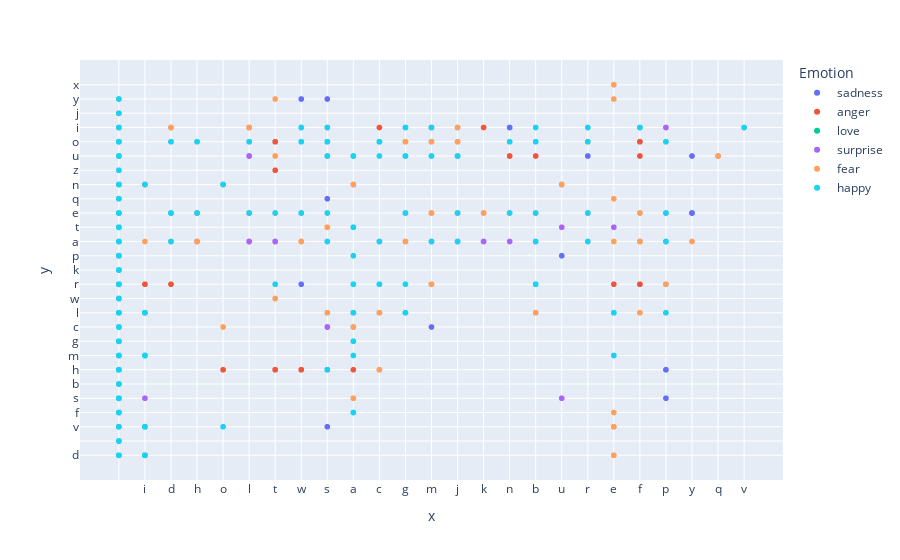

Notebook code cell kept with this figure:
### Code cell
# Étudier la répartition des textes par émotions
hero.scatterplot(data, 'clean_text', color='Emotion')

### Figure 1 — Plotly figure (JSON) as saved in the notebook; plotly's stock layout.template omitted (floating-point values rounded to 4 significant figures; data arrays with more than 128 entries replaced by an {"elided": "..."} marker saying what was removed)
{"data": [{"hovertemplate": "Emotion=sadness<br>x=%{x}<br>y=%{y}<extra></extra>", "legendgroup": "sadness", "marker": {"color": "#636efa", "symbol": "circle"}, "mode": "markers", "name": "sadness", "showlegend": true, "type": "scattergl", "x": {"elided": "6265 str values"}, "xaxis": "x", "y": {"elided": "6265 str values"}, "yaxis": "y"}, {"hovertemplate": "Emotion=anger<br>x=%{x}<br>y=%{y}<extra></extra>", "legendgroup": "anger", "marker": {"color": "#EF553B", "symbol": "circle"}, "mode": "markers", "name": "anger", "showlegend": true, "type": "scattergl", "x": {"elided": "2993 str values"}, "xaxis": "x", "y": {"elided": "2993 str values"}, "yaxis": "y"}, {"hovertemplate": "Emotion=love<br>x=%{x}<br>y=%{y}<extra></extra>", "legendgroup": "love", "marker": {"color": "#00cc96", "symbol": "circle"}, "mode": "markers", "name": "love", "showlegend": true, "type": "scattergl", "x": {"elided": "1641 str values"}, "xaxis": "x", "y": {"elided": "1641 str values"}, "yaxis": "y"}, {"hovertemplate": "Emotion=surprise<br>x=%{x}<br>y=%{y}<extra></extra>", "legendgroup": "surprise", "marker": {"color": "#ab63fa", "symbol": "circle"}, "mode": "markers", "name": "surprise", "showlegend": true, "type": "scattergl", "x": {"elided": "879 str values"}, "xaxis": "x", "y": {"elided": "879 str values"}, "yaxis": "y"}, {"hovertemplate": "Emotion=fear<br>x=%{x}<br>y=%{y}<extra></extra>", "legendgroup": "fear", "marker": {"color": "#FFA15A", "symbol": "circle"}, "mode": "markers", "name": "fear", "showlegend": true, "type": "scattergl", "x": {"elided": "2652 str values"}, "xaxis": "x", "y": {"elided": "2652 str values"}, "yaxis": "y"}, {"hovertemplate": "Emotion=happy<br>x=%{x}<br>y=%{y}<extra></extra>", "legendgroup": "happy", "marker": {"color": "#19d3f3", "symbol": "circle"}, "mode": "markers", "name": "happy", "showlegend": true, "type": "scattergl", "x": {"elided": "7029 str values"}, "xaxis": "x", "y": {"elided": "7029 str values"}, "yaxis": "y"}], "layout": {"legend": {"title": {"text": "Emotion"}, "tracegroupgap": 0}, "margin": {"t": 60}, "xaxis": {"anchor": "y", "domain": [0, 1], "title": {"text": "x"}}, "yaxis": {"anchor": "x", "domain": [0, 1], "title": {"text": "y"}}}}
